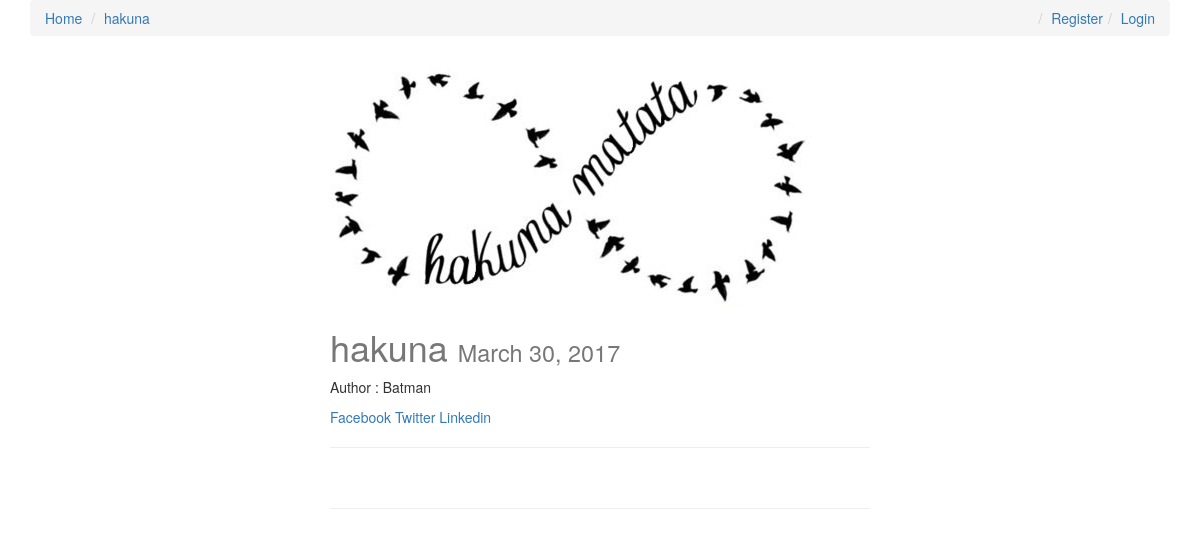
Screenshot of /15/ with the database file from the repository.
### posts/models.py (models this page shows, shortened)
class Post(models.Model):
    user = models.ForeignKey(settings.AUTH_USER_MODEL, default=1)
    title = models.CharField(max_length=120)
    image = models.ImageField(null=True,
                              blank=True,)
    content = models.TextField()
    draft = models.BooleanField(default=False)
    publish = models.DateField(auto_now=False, auto_now_add=False)
    updated = models.DateTimeField(auto_now=True, auto_now_add=False)
    timestamp = models.DateTimeField(auto_now=False, auto_now_add=True)
    objects = PostManager()
    def get_absolute_url(self):
        return reverse('posts:detail', kwargs={'pk': self.pk})
    class Meta:
        ordering = ['-timestamp', 'updated']
    def get_markdown(self):
        content = self.content
        return markdown(content)

### posts/views.py (the view)
# urls.py: url(r'^(?P<pk>\d+)/$', post_detail, name='detail'),
def post_detail(request, pk=None):
    instance = get_object_or_404(Post, pk=pk)
    if instance.publish > timezone.now().date() or instance.draft:
        if not request.user.is_staff or not request.user.is_superuser:
            raise Http404
    share_string = quote_plus(instance.content)
    context = {
        'title': instance.title,
        'instance': instance,
        'share_string': share_string,
    }
    return render(request, 'posts_detail.html', context)

### templates/posts_detail.html (shortened to what this page needs)
{% extends 'base.html' %}
{% block post_detail_link %}
<li><a href="{{ instance.get_absolute_url }}">{{ instance.title }}</a></li>
{% endblock %}
{% block content %}
    <div class="col-sm-6 col-sm-offset-3">
        {% if instance.image %}
            <img src="{{ instance.image.url }}" class="img-responsive">
        {% endif %}
        <h1>{{ title }} <small>
            {{ instance.publish}}</small></h1>
        {% if instance.user.get_full_name %}
            <p>Author : {{ instance.user.get_full_name }}</p>
        {% endif %}
        <a href="https://www.facebook.com/sharer/sharer.php?u={{ request.build_absolute_uri }}">
            Facebook
        </a>
        <a href="https://twitter.com/home?status={{ share_string }}%20{{ request.build_absolute_uri }}">
            Twitter
        </a>
        <a href="https://www.linkedin.com/shareArticle?mini=true&url={{ request.build_absolute_uri }}
        /&title={{ instance.title }}summary={{ share_string }}source={{ request.build_absolute_uri }}/">
            Linkedin
        </a>
        <hr>
        <div class="row">
            <div class="col-sm-12 ">
                <div class="content-markdown post-detail-item">{{ instance.get_markdown}}</div><br/>
                <hr>
            </div>
        </div>
    </div>
{% endblock content %}

### static/css/base.css (style rules this page uses)
h1 { color: #777777; }

### rows the page displays
Post: title "hakuna", image (picture), publish "March 30, 2017", user.get_full_name "Batman"
